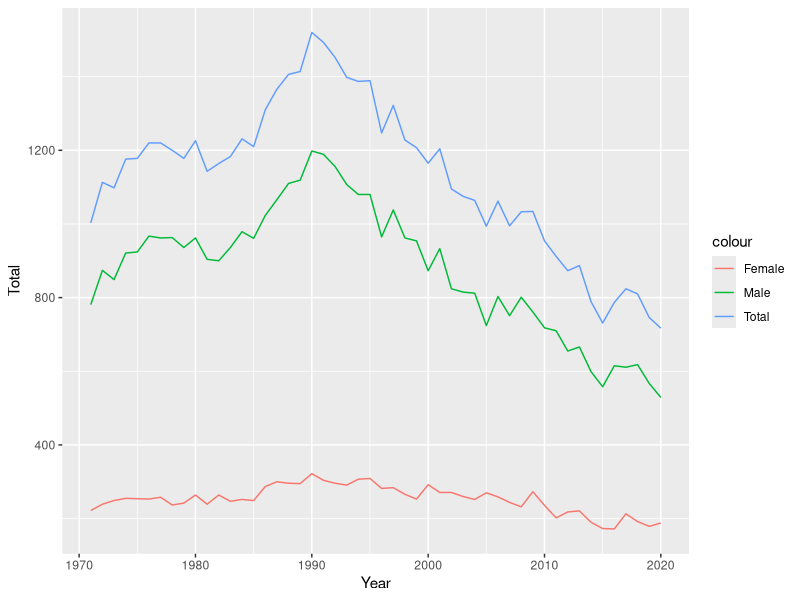
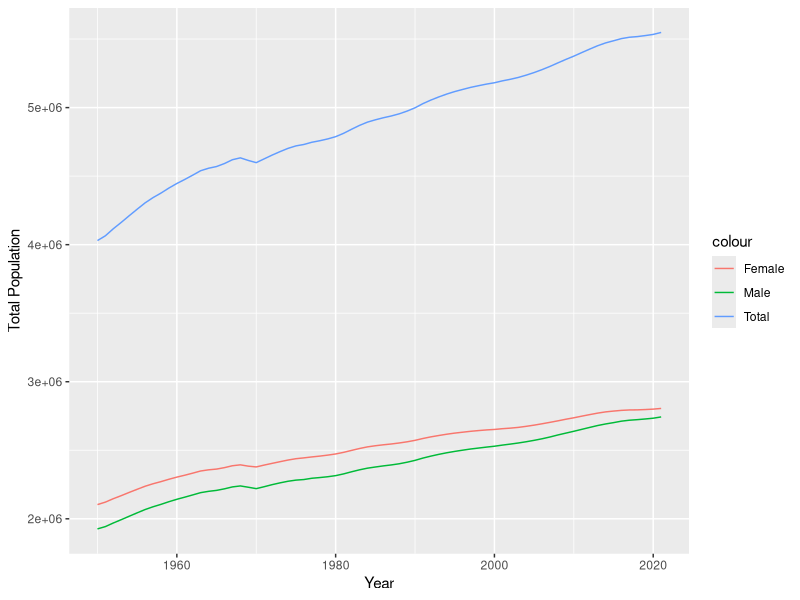
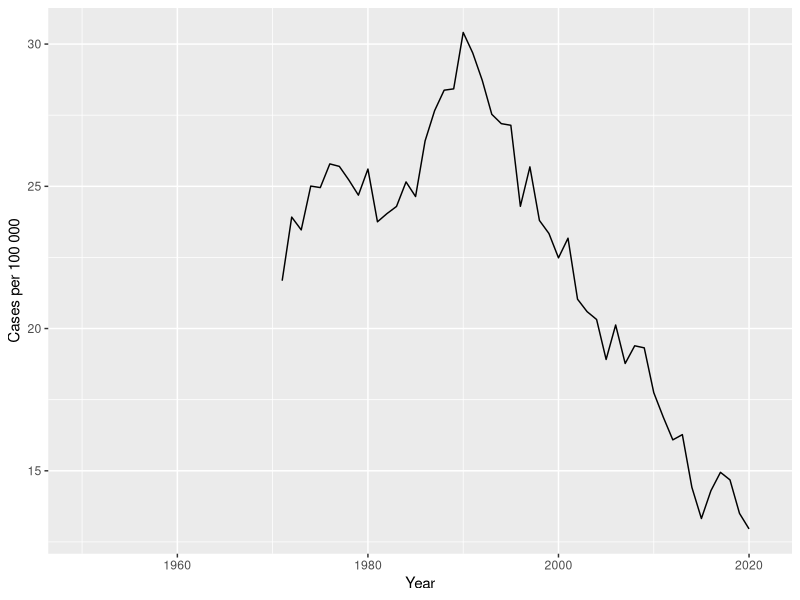

R code for these plots, in order: (Note: this script raises an error after producing the figures.)
## ---- chunk 1
knitr::opts_chunk$set(
	echo = FALSE,
	message = FALSE,
	warning = FALSE
)
## ---- chunk 2
library(lubridate)
library(dplyr)
library(readr)
library(data.table)
library(tidyverse)
## ---- chunk 3
# data import
d.suicides_monthly <- read_csv("Data/suicides_monthly.csv") # suicides per month 1971 - 2021
d.bankruptcy <- read_csv("Data/bankruptcy.csv") # bankruptcies per month 1986 - 2020
d.employment <- read_csv("Data/employment.csv") # Yearly Employment statistics 1987 - 2000
d.livingcosts <- read_csv("Data/livingcosts.csv") #living costs per month 1951- Aug 2022
d.trips_abroad <- read_csv("Data/trips_abroad.csv") #trips abroad per month 2012 - April 2022
d.average_earnings <- read_csv("Data/average_earnings.csv") # average earnings by 1/4 year 2000 - 2021
d.unemployment_duration <- read_csv("Data/unemployment_duration.csv") # unemployment duration per month 2006 - Aug 2022


## ---- chunk 4

#remove columns with redundant information
d.suicides_monthly$`Underlying cause of death (time series classification)` <- NULL

#add total of suicides by adding male and female suicide

d.suicides_monthly$Total_deaths <- d.suicides_monthly$`Males Deaths`+d.suicides_monthly$`Females Deaths`


#merge multiple datasets into one major (resolution monthly data)
#Merging by month for the bankruptcy, costofliving(indexed), duration of 
#unemployment and amount of TripsAbroad


d.s_month <- list(d.suicides_monthly, d.bankruptcy, d.livingcosts, d.unemployment_duration, d.trips_abroad ) %>% reduce(full_join, by= "Month")


 # Plots - erst später mit Kontext - zuerst nur deskriptive Statistiken
# plot(d.suicide_bankruptcy$`Females Deaths`,d.suicide_bankruptcy$`Bankruptcies instigated, number of employees`)

# plot(d.suicide_bankruptcy$`Males Deaths`,d.suicide_bankruptcy$`Bankruptcies instigated, number of employees`)
# 
# plot(x = d.suicide_livingcosts$`Females Deaths`, y = d.suicide_livingcosts$`Point figure`)
# plot(d.suicide_livingcosts$`Males Deaths`,d.suicide_livingcosts$`Point figure`)



## ---- chunk 5

suicide_1971_2020_gender <- read_delim("Data/suicide_1971-2020_gender.csv", 
     delim = ";", escape_double = FALSE, col_types = cols(Year = col_integer(), 
         Total = col_integer(), Males = col_integer(), 
         Females = col_integer()), trim_ws = TRUE)

## ---- chunk 6

library(ggplot2)

ggplot(data=suicide_1971_2020_gender, aes(Year)) +
  geom_line(aes(y=Total, colour = "Total")) +
  geom_line(aes(y=Males, colour = "Male")) +
  geom_line(aes(y=Females, colour = "Female"))
 

## ---- chunk 7

population_and_population_increase_by_sex_1950_2022 <- read_delim("Data/population_and_population_increase_by_sex_1950-2022.csv", 
    delim = ";", escape_double = FALSE, col_types = cols(Year = col_integer(), 
        `Total Population` = col_integer(), 
        `Males Population` = col_integer(), 
        `Females Population` = col_integer(), 
        `Total increase of Population` = col_integer(), 
        `ncrease of Population Males` = col_integer(), 
        `ncrease of Population Females` = col_integer(), 
        `Increase of Population Males` = col_integer(), 
        `Increase of Population Females` = col_integer()), 
    trim_ws = TRUE)

ggplot(data=population_and_population_increase_by_sex_1950_2022, aes(Year))+
  geom_line(aes(y=`Total Population`, colour = "Total")) +
  geom_line(aes(y=`Males Population`, colour = "Male")) +
  geom_line(aes(y=`Females Population`, colour = "Female"))




## ---- chunk 8


suicide_rate <- list(population_and_population_increase_by_sex_1950_2022, suicide_1971_2020_gender ) %>% reduce(left_join, by= "Year")


suicide_rate <- suicide_rate %>% 
  mutate(`Cases per 100 000` = suicide_rate$Total / suicide_rate$`Total Population` * 100000)


ggplot(data=suicide_rate, aes(Year))+
   geom_line(aes(y=`Cases per 100 000`))
 
## ---- chunk 9


sdfsdfdsf
dsfdsf
